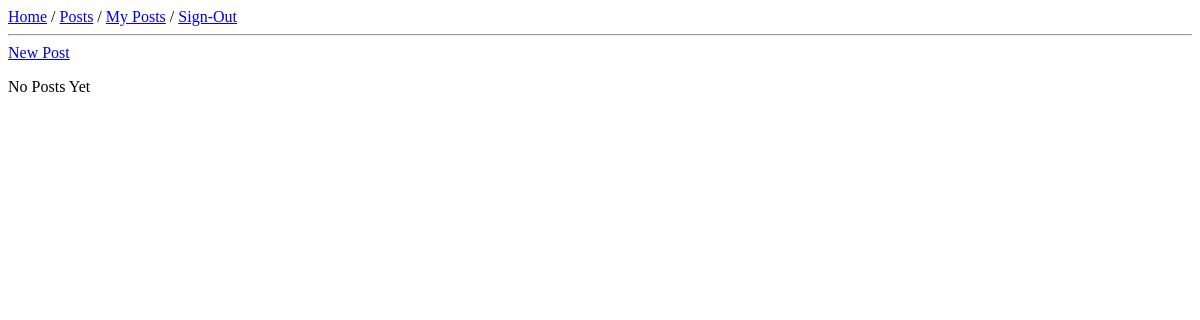
The app's page /account/posts/ (signed in), older data.
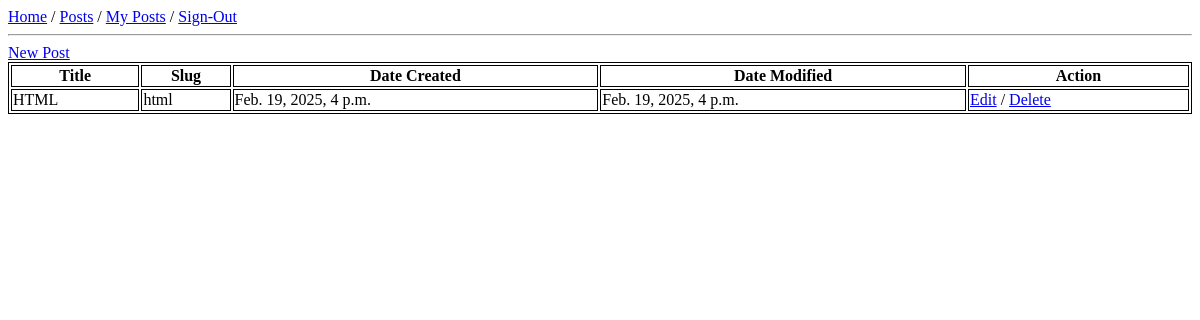
The same page, newer data.
### Blog/models.py (models this page shows, shortened)
class Post(models.Model):
    title = models.CharField(max_length=100, unique=True)
    slug = models.SlugField(max_length=256, unique=True)
    content = models.TextField()
    author = models.ForeignKey(User, on_delete=models.CASCADE)
    date_created = models.DateTimeField(auto_now_add=True)
    date_modified = models.DateTimeField(auto_now=True)
    class Meta:
        verbose_name = 'Post'
        verbose_name_plural = 'Posts'
        ordering = ['-date_created']

### Users/views.py (the view)
# urls.py: path('posts/', PostsView.as_view(), name='blog_posts'),
@method_decorator(login_required, name='dispatch')
class PostsView(View):
    template_name = 'users/posts.html'
    context = {'title': 'My Posts'}
    def get(self, request, *args, **kwargs):
        posts = Post.objects.filter(author=request.user)
        self.context['posts'] = posts
        return render(request=request, template_name=self.template_name, context=self.context)

### Users/templates/users/posts.html (shortened to what this page needs)
{% extends 'blog/base.html' %}
{% block content %}
<a href="{% url 'users_post_create' %}">New Post</a>
{% if posts %}
<table style="width:100%">
  <tr>
    <th>Title</th>
    <th>Slug</th>
    <th>Date Created</th>
    <th>Date Modified</th>
    <th>Action</th>
  </tr>
{% for post in posts %}
  <tr>
    <td>{{ post.title }}</td>
    <td>{{ post.slug }}</td>
    <td>{{ post.date_created }}</td>
    <td>{{ post.date_modified }}</td>
    <td><a href="{% url 'users_post_edit' post.slug  %}">Edit</a> / <a href="{% url 'users_post_delete' post.slug %}">Delete</a></td>
  </tr>
{% endfor %}
</table>
{% else %}
<p>No Posts Yet</p>
{% endif %}
{% endblock content %}

Row changes from the older to the newer data that the page shows:
added Post: title "HTML", slug "html", date_created "Feb. 19, 2025, 4 p.m.", date_modified "Feb. 19, 2025, 4 p.m."
Text that changed along with them:
text no longer shown: "No Posts Yet"
text now shown: "Title Slug Date Created Date Modified Action"
